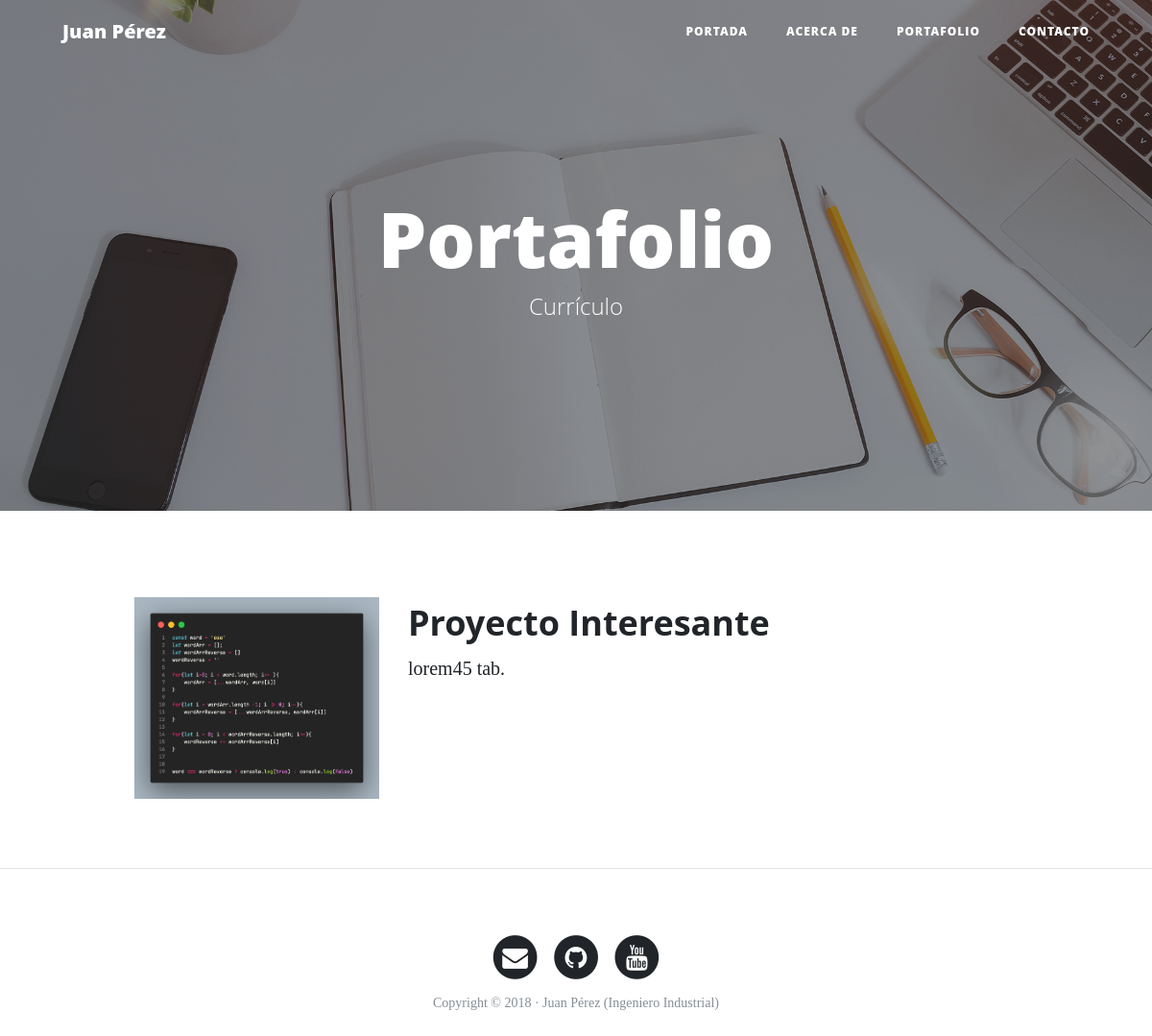
/portfolio/, run on an earlier commit of the app's database.
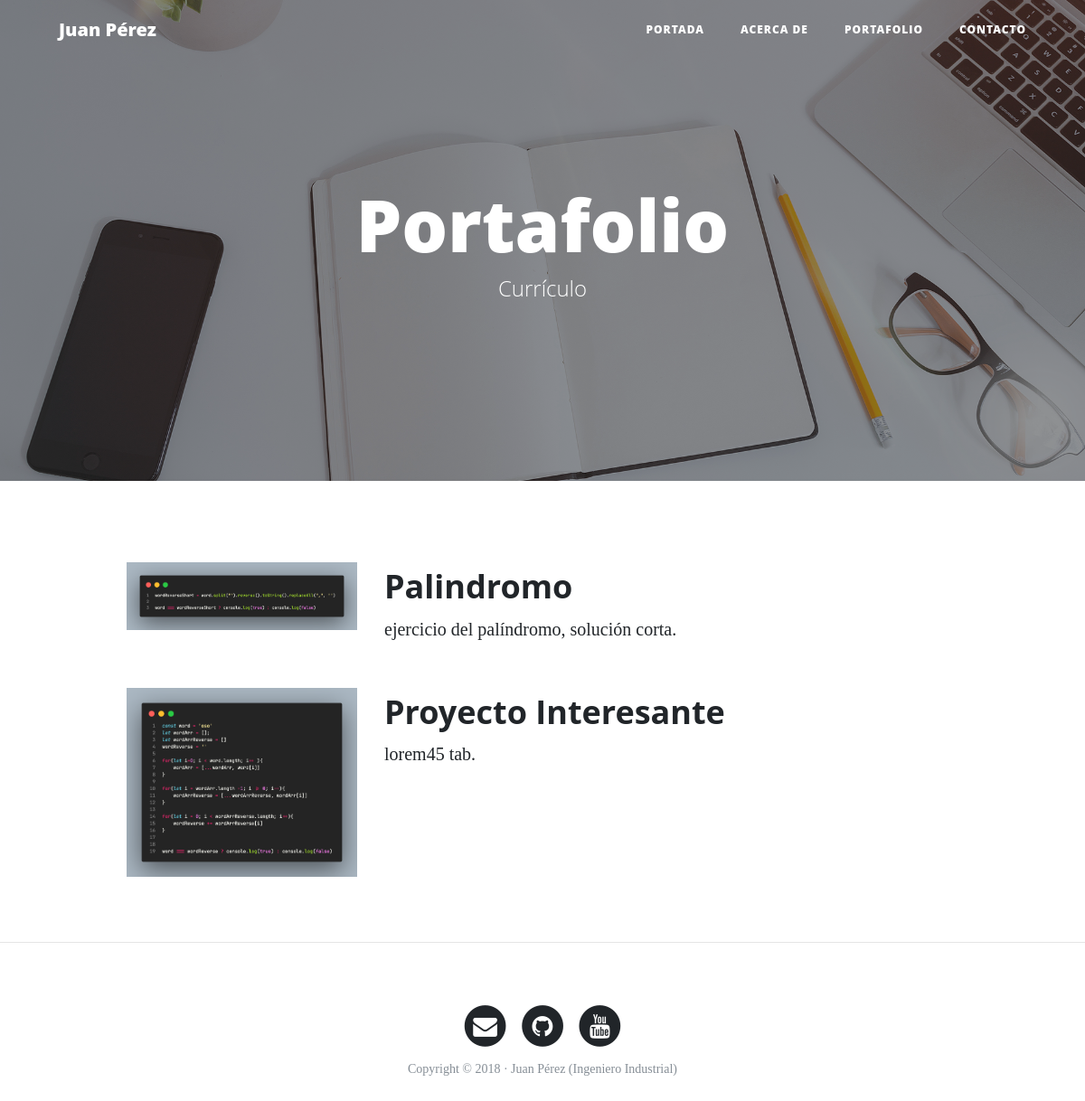
And on a later commit of the database.
### portfolio/models.py (models this page shows, shortened)
class Project(models.Model):
    title = models.CharField(max_length=200,
        verbose_name="Título")
    description = models.TextField(
        verbose_name="Descripción")
    image = models.ImageField(upload_to="projects",
        verbose_name="Imagen")
    link = models.URLField(null=True, blank=True,  # <=====
        verbose_name="Dirección Web")
    created = models.DateTimeField(auto_now_add=True,
        verbose_name="Fecha de creación")
    updated = models.DateTimeField(auto_now=True,
        verbose_name="Fecha de edición")
    class Meta:
        verbose_name = "proyecto"
        verbose_name_plural = "proyectos"
        ordering = ["-created"]

### portfolio/views.py (the view)
# urls.py: path('portfolio/', portfolio_views.portfolio, name="portfolio"),
def portfolio(request):
    projects = Project.objects.all()
    return render(request, "portfolio/portfolio.html", {'projects':projects})

### portfolio/templates/portfolio/portfolio.html (shortened to what this page needs)
{% extends 'core/base.html' %}
{% load static %}
{% block background %}{% static 'core/img/portfolio-bg.jpg' %}{% endblock %}
{% block headers %}
    <h1>Portafolio</h1>
    <span class="subheading">Currículo</span>
{% endblock %}
{% block content %}
    {% for project in projects %}
        <div class="row project">
            <div class="col-lg-3 col-md-4 offset-lg-1">
                <img class="img-fluid" src="{{project.image.url}}" alt="">
            </div>
            <div class="col-lg-7 col-md-8">
                <h2 class="section-heading title">{{project.title}}</h2>
                <p>{{project.description}}</p>
            </div>
        </div>
    {% endfor %}
{% endblock %}

What changed in the data, as far as the page shows it:
added Project: image (picture), title "Palindromo", description "ejercicio del palíndromo, solución corta."
